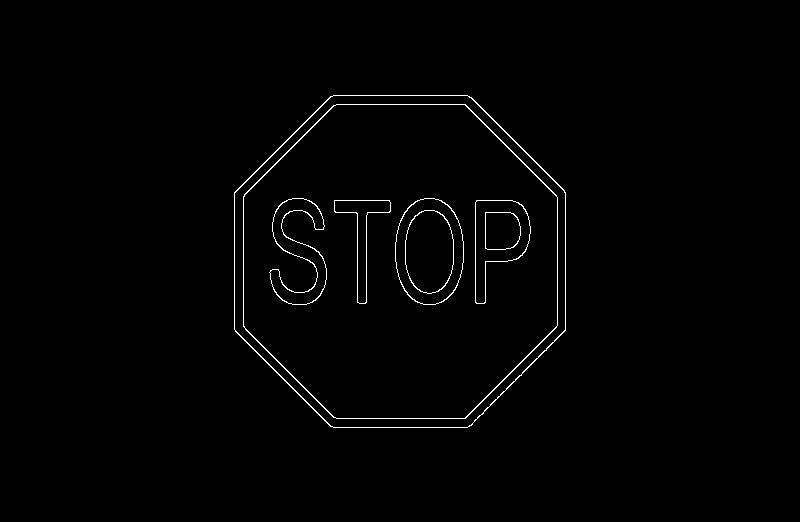
#> input picture Demo1/canny.jpg, 800 x 522 px
$ python -i modify.py   (imports and definitions only)   (Python 2 division)
#> lines starting #> are read from the running program, lines starting #| are printed output that depends on the picture
#> the answer given: canny.jpg
import time
import cv2
import picamera
import numpy as np
import sys # for command line arguments

# tuple for the color yellow, in hsv
boundaries = ([20, 100, 100], [30, 255, 255])

# make a resized image half the size
def get_half_image(img):
    return cv2.resize(img, None, fx=.5, fy=.5, interpolation = cv2.INTER_AREA)

# display the resized image
def display_image(title, image):
    cv2.imshow(title, image)
    #cv2.waitKey(0)
    return

# get the image, as an hsv, rgb, and greyscale
def get_image():
    filename = str(sys.argv[1])
    image = cv2.imread(filename, 1)
#> image is the input picture: shape (522, 800, 3); min 0, max 255, mean 2.7
    hsv = cv2.cvtColor(image, cv2.COLOR_BGR2HSV)
#> hsv: shape (522, 800, 3); mean H, S, V 0, 0, 2.7
    grey = cv2.imread(filename, 0)
#> grey: shape (522, 800); min 0, max 255, mean 2.7
    return image, grey, hsv

# make image go upside-down
def get_upside_down(image):
    rows, cols = image.shape[0], image.shape[1]

    M = cv2.getRotationMatrix2D((cols/2, rows/2), 180, 1)
    return cv2.warpAffine(image, M, (cols, rows))

# does a bunch of morphs on the image and is generally useless
def get_morphs(image):
    kernel = np.ones((5, 5), np.uint8)
    dilation = cv2.dilate(image, kernel, iterations = 1)
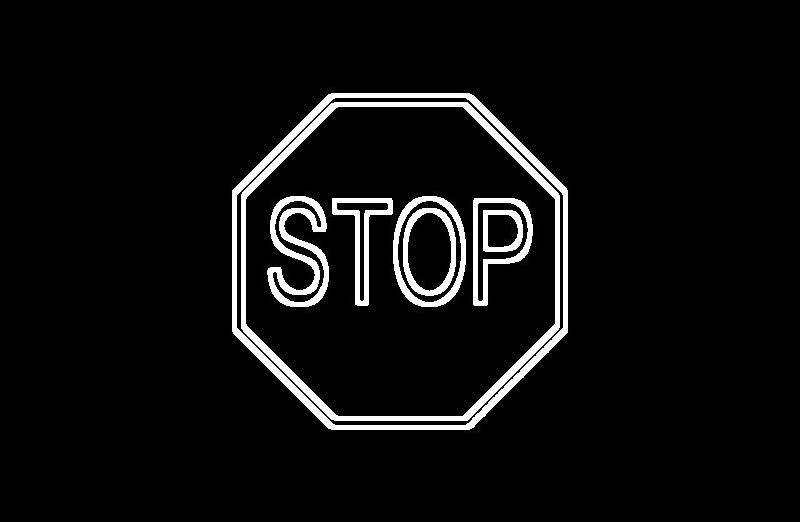
#> dilation: shape (522, 800, 3); min 0, max 255, mean 13.9
    opening = cv2.morphologyEx(image, cv2.MORPH_OPEN, kernel)
#> opening: shape (522, 800, 3); every value is 0
    closing = cv2.morphologyEx(image, cv2.MORPH_GRADIENT, kernel)
    return [dilation, opening, closing]


# check if an image has a color based on a color range
def get_color(image, hsv, color_bounds):
    (lower, upper) = color_bounds
    lower = np.array(lower, dtype = "uint8")
    upper = np.array(upper, dtype = "uint8")

    mask = cv2.inRange(hsv, lower, upper)
    output = cv2.bitwise_and(hsv, hsv, mask = mask)

    return output
#    cv2.imshow("images", np.hstack([image, output]))
#    cv2.waitKey(0)

# given a greyscale image, use canny edge detection to get a clean image
# of whatever it is you're looking at
def get_canny(grey, hsv):
    grey = cv2.GaussianBlur(grey, (5, 5), 0)
    grey = get_color(grey, hsv, boundaries)
    canny = cv2.Canny(grey, 100, 350)
    return canny

# write the image to a jpeg file
def save_image(filename, image):
    cv2.imwrite(filename + ".jpg", image)
    print "Save complete."
    return

## MAIN STUFF


# [7 lines not run here, left out]

selection = raw_input("Take your pick:  ")
# [1 line that did not run here, left out]

img, grey, hsv = get_image()
# [17 lines not run here, left out]

>>> import cv2
>>> picture = cv2.imread('canny.jpg')
>>> result = get_morphs(picture)
#> result = 3 items
